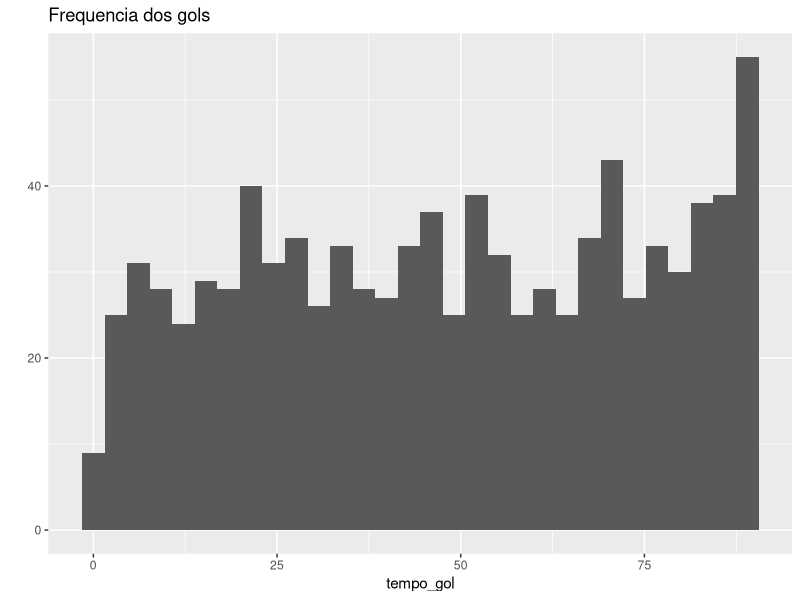
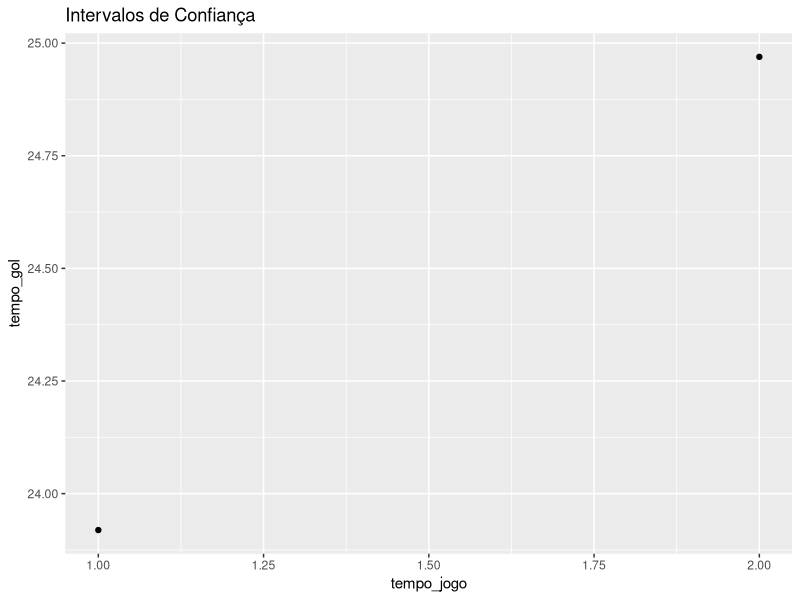

Recreate these plots in R, in order.
## ---- chunk 1
  library(ggplot2, quietly = T, warn.conflicts = F)
  library(dplyr, quietly = T, warn.conflicts = F)
## ---- chunk 2
     gols<-read.csv("camp brasileiro 2013 - dados processados copy.csv")
     head(gols)
## ---- chunk 3
        gols <- filter(gols,tempo_gol != "None")
        gols$tempo_gol <- as.numeric(gols$tempo_gol)

        tempo1 <- filter(gols,tempo_gol <= 45)
        tempo2 <- filter(gols,tempo_gol > 45)
        tempo2$tempo_gol <- tempo2$tempo_gol - 45

        qplot(data = gols, tempo_gol, geom = "histogram")+ggtitle("Frequencia dos gols")
## ---- chunk 4

        gols<-read.csv("camp brasileiro 2013 - dados processados copy.csv")
        gols <- filter(gols,tempo_gol != "None")
        gols$tempo_gol <- as.numeric(gols$tempo_gol)

        tempo1 <- filter(gols,tempo_gol <= 45)
        tempo2 <- filter(gols,tempo_gol > 45)
        tempo2$tempo_gol <- tempo2$tempo_gol - 45
 
        t.test(tempo1$tempo_gol,tempo2$tempo_gol)

## ---- chunk 5
      wilcox.test(tempo1$tempo_gol,tempo2$tempo_gol)
## ---- chunk 6

        gols<-read.csv("camp brasileiro 2013 - dados processados copy.csv")
        gols <- filter(gols,tempo_gol != "None")
        gols$tempo_gol <- as.numeric(gols$tempo_gol)

        gols$tempo_jogo <- 0

         for (i in seq(1,nrow(gols))){
           if (gols[i,4] > 45){
             gols[i,8] <- 2
             gols[i,4] <- gols[i,4] - 45
           }
           else{
             gols[i,8] <- 1
           }
         }

        ggplot(gols, aes(x = tempo_jogo, y = tempo_gol)) + 
          stat_summary(fun.y = mean, geom = "point") + 
          stat_summary(fun.data = mean_cl_normal, geom = "errorbar", colour = "blue",) + ggtitle("Intervalos de Confiança")
